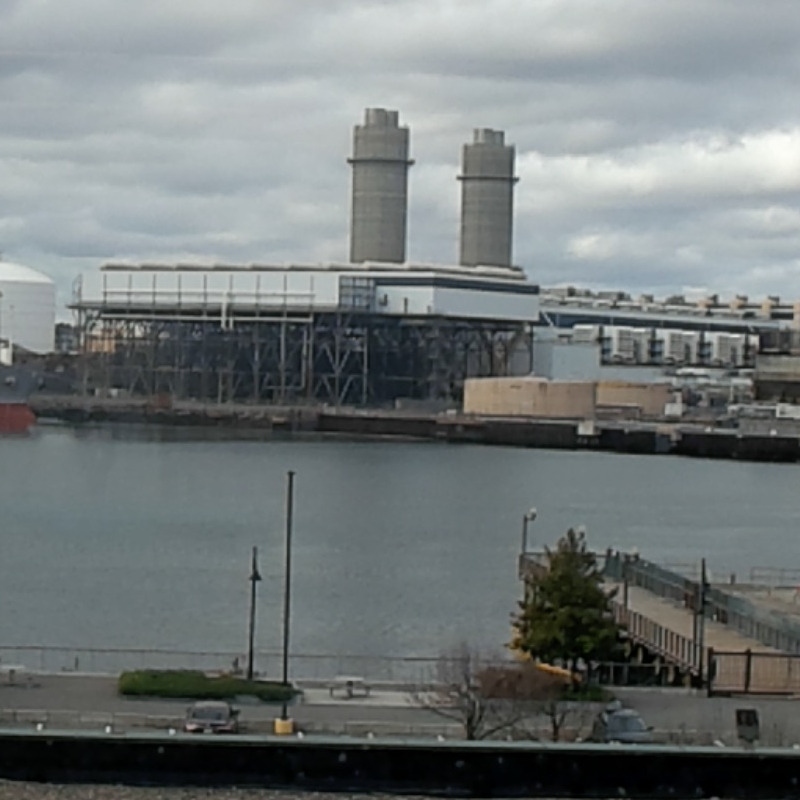
#> input picture images/outside_2/CIL038 Outside 2.jpg, 800 x 800 px
$ python blur_detection.py --folder images/outside_2   (older library calls are emulated)
#> lines starting #> are read from the running program, lines starting #| are printed output that depends on the picture; long printed decimals are rounded
#!/usr/bin/env python3
"""
blur_detection.py

Scans a folder of images, computes four blur/sharpness metrics for each image,
computes z-scores for each metric, forms an equal-weight combined score, and
outputs a CSV table with: filename, raw metrics, z-values, combined score.

Usage:
    python blur_detection.py --folder /images --out results.csv --resize_max 1200 --center_crop 0.5

Requirements:
    pip install numpy opencv-python pandas tqdm pillow
"""
import os
import argparse
from glob import glob

import numpy as np
import cv2
import pandas as pd
from PIL import Image, ExifTags  # only used if you want to extend later
from tqdm import tqdm

IMAGE_EXTS = ('.jpg', '.jpeg', '.png', '.tif', '.tiff', '.bmp', '.webp')

# -------------------------
# Metric implementations
# -------------------------
def variance_of_laplacian(gray):
    lap = cv2.Laplacian(gray, cv2.CV_64F)
    return float(np.var(lap))

def tenengrad(gray, ksize=3):
    gx = cv2.Sobel(gray, cv2.CV_64F, 1, 0, ksize=ksize)
    gy = cv2.Sobel(gray, cv2.CV_64F, 0, 1, ksize=ksize)
    fm = gx**2 + gy**2
    return float(np.mean(fm))

def brenner(gray):
    h, w = gray.shape[:2]
    if w < 3:
        return 0.0
    diff = gray[:, 2:].astype(np.float64) - gray[:, :-2].astype(np.float64)
    return float((diff**2).sum() / max(diff.size, 1))

def fft_high_freq_energy(gray, keep_low_pct=0.05):
    # ratio of energy outside a central low-frequency rectangle
    f = np.fft.fft2(gray.astype(float))
    fshift = np.fft.fftshift(f)
    mag = np.abs(fshift)
    h, w = gray.shape
    cy, cx = h // 2, w // 2
    ly, lx = int(round(h * keep_low_pct / 2)), int(round(w * keep_low_pct / 2))
    ly = max(1, ly)
    lx = max(1, lx)
    low = mag[cy-ly:cy+ly+1, cx-lx:cx+lx+1].sum()
    total = mag.sum()
    if total == 0:
        return 0.0
    return float((total - low) / total)

# -------------------------
# Helpers
# -------------------------
def find_images(folder):
    paths = sorted(glob(os.path.join(folder, "*.*")))
    return [p for p in paths if p.lower().endswith(IMAGE_EXTS)]

def load_and_prep(path, resize_max=None, center_frac=None):
    img = cv2.imread(path, cv2.IMREAD_COLOR)
    if img is None:
        raise RuntimeError(f"Can't read image: {path}")
    # resize (preserve aspect) if requested
    if resize_max and resize_max > 0:
        h, w = img.shape[:2]
        scale = float(resize_max) / max(h, w)
        if scale < 1.0:
            img = cv2.resize(img, (int(round(w*scale)), int(round(h*scale))), interpolation=cv2.INTER_AREA)
    # center crop if requested
    if center_frac and (0 < center_frac < 1.0):
        h, w = img.shape[:2]
        new_h = int(round(h * center_frac))
        new_w = int(round(w * center_frac))
        y0 = (h - new_h) // 2
        x0 = (w - new_w) // 2
        img = img[y0:y0+new_h, x0:x0+new_w]
    gray = cv2.cvtColor(img, cv2.COLOR_BGR2GRAY)
    return gray

def zscores_list(values):
    arr = np.array(values, dtype=float)
    mu = arr.mean()
    sigma = arr.std(ddof=0)
    if sigma == 0:
        return [0.0] * len(arr)
    return ((arr - mu) / sigma).tolist()

# -------------------------
# Main processing
# -------------------------
def process_folder(folder, resize_max=None, center_frac=None, keep_low_pct=0.05, show_progress=True):
    image_paths = find_images(folder)
    if not image_paths:
        raise RuntimeError(f"No images found in {folder}")

    records = []
    iterator = tqdm(image_paths, desc="Processing images") if show_progress else image_paths
    for p in iterator:
        try:
            gray = load_and_prep(p, resize_max=resize_max, center_frac=center_frac)
#> in load_and_prep, img is the input picture: shape (800, 800, 3); mean B, G, R 121, 120.8, 114.6
            lap = variance_of_laplacian(gray)
#> in variance_of_laplacian, `lap = cv2.Laplacian(gray, cv2.CV_64F)`:
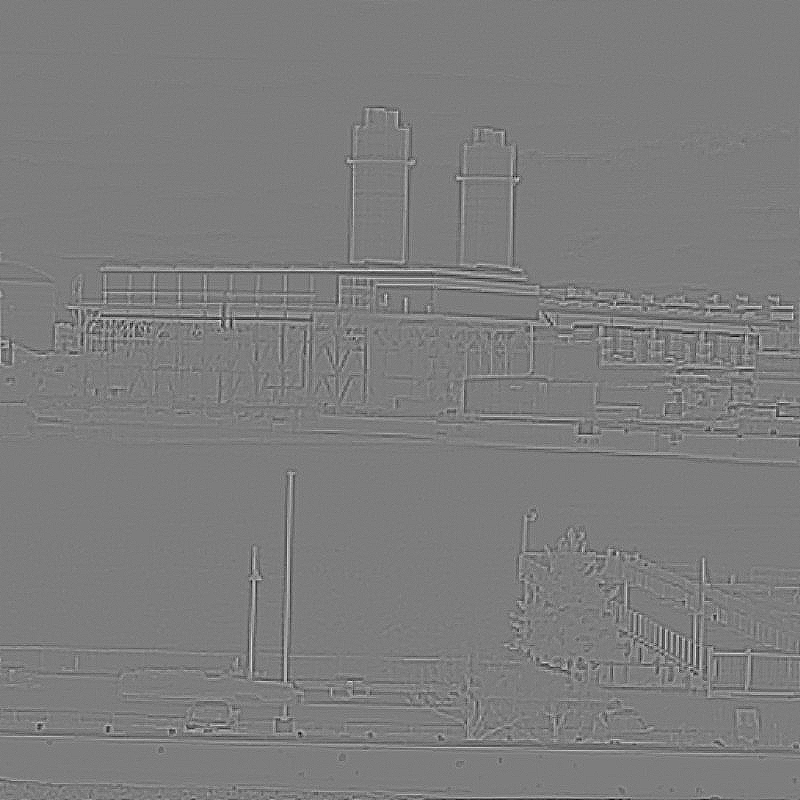
#> lap: shape (800, 800) float64; min -82, max 85, mean 0; drawn with min black and max white
#> in process_folder, `lap = variance_of_laplacian(gray)`: lap = 52.53
            ten = tenengrad(gray)
#> in tenengrad, `gx = cv2.Sobel(gray, cv2.CV_64F, 1, 0, ksize=ksize)`:
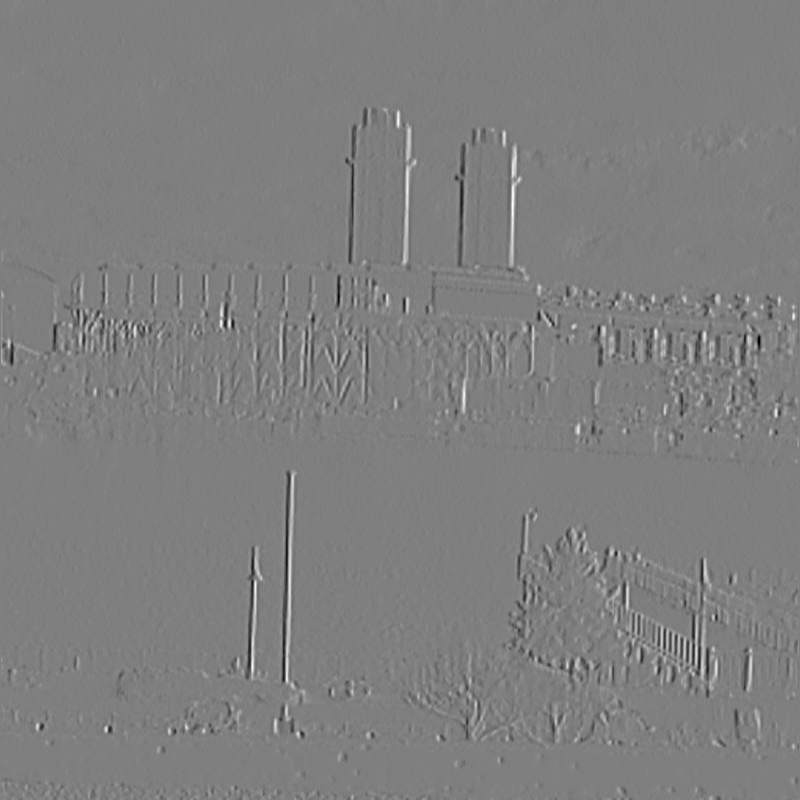
#> gx: shape (800, 800) float64; min -418, max 419, mean 0; drawn with min black and max white
#> in tenengrad, `gy = cv2.Sobel(gray, cv2.CV_64F, 0, 1, ksize=ksize)`:
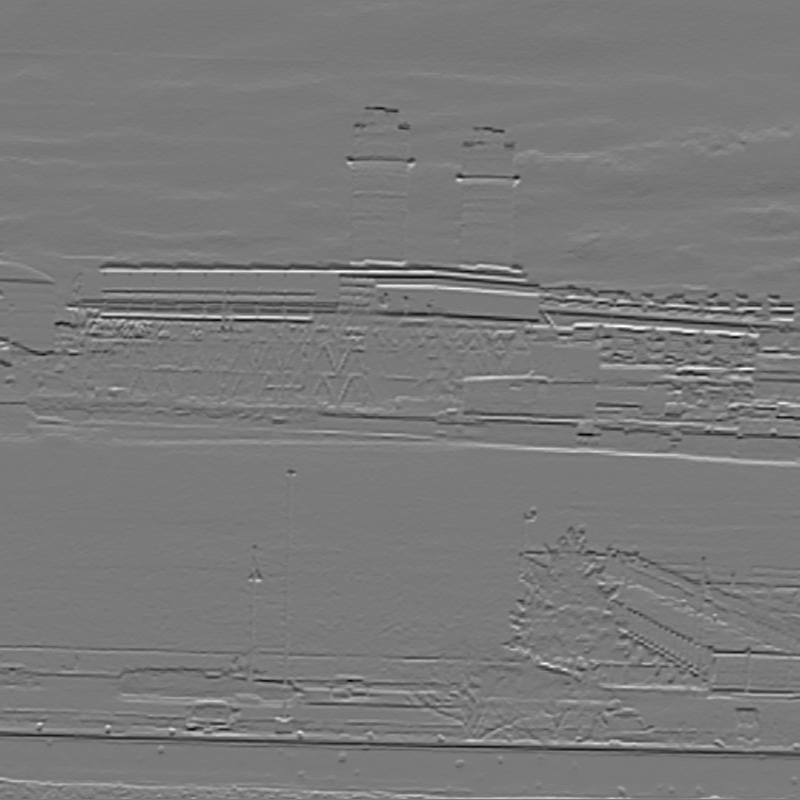
#> gy: shape (800, 800) float64; min -436, max 473, mean -1.3; drawn with min black and max white
#> in tenengrad, `fm = gx**2 + gy**2`:
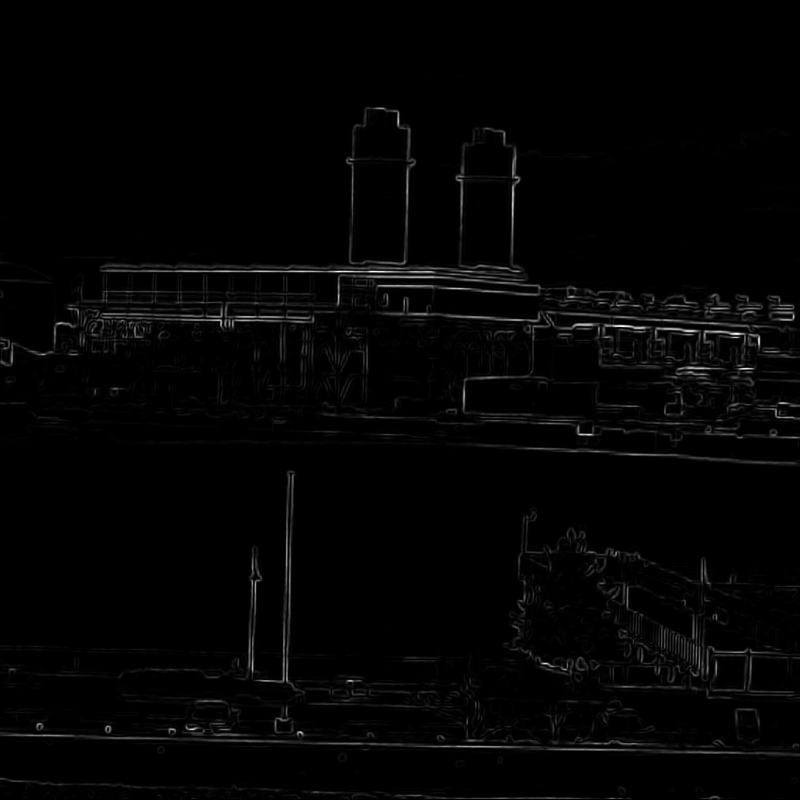
#> fm: shape (800, 800) float64; min 0, max 224258, mean 3621.5; drawn with min black and max white
#> in process_folder, `ten = tenengrad(gray)`: ten = 3621.5
            brn = brenner(gray)
#> in process_folder, `brn = brenner(gray)`: brn = 72.78
            fft = fft_high_freq_energy(gray, keep_low_pct=keep_low_pct)
#> in fft_high_freq_energy, `low = mag[cy-ly:cy+ly+1, cx-lx:cx+lx+1].sum()`: low = 559564695.3
#> in fft_high_freq_energy, `total = mag.sum()`: total = 2.65e+09
#> in process_folder, `fft = fft_high_freq_energy(gray, keep_low_pct=keep_low_pct)`: fft = 0.789
            records.append({
                "filename": os.path.basename(p),
                "path": p,
                "lap_var": lap,
                "tenengrad": ten,
                "brenner": brn,
                "fft_hf": fft
            })
        except Exception as e:
            print(f"ERROR processing {p}: {e}")
#> pass 2 of the loop in process_folder, `for p in iterator:`:
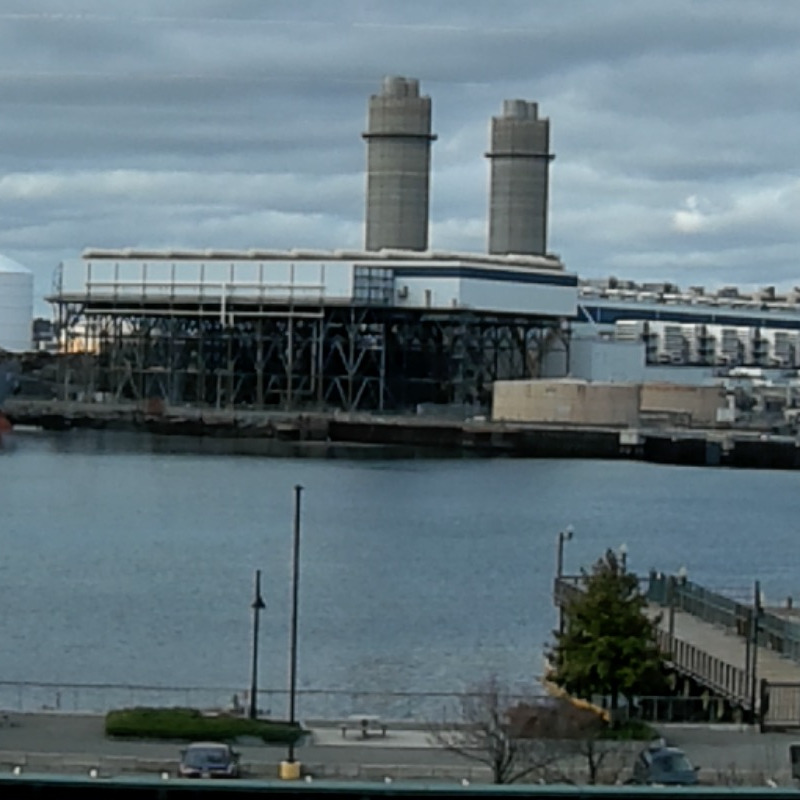
#> input picture images/outside_2/CIL343 Outside 2.jpg, 800 x 800 px
#> in load_and_prep, img is the input picture: shape (800, 800, 3); mean B, G, R 119.8, 112.7, 95.9
#> in variance_of_laplacian (call 2), `lap = cv2.Laplacian(gray, cv2.CV_64F)`:
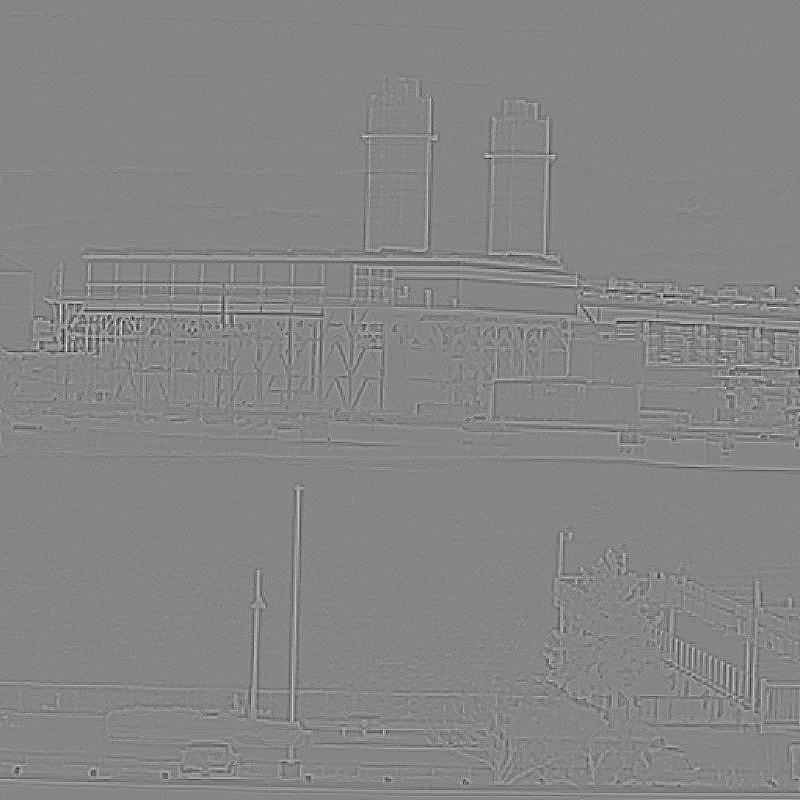
#> lap: shape (800, 800) float64; min -112, max 102, mean 0; drawn with min black and max white
#> in process_folder, `lap = variance_of_laplacian(gray)`: lap = 61.83
#> in tenengrad (call 2), `fm = gx**2 + gy**2`:
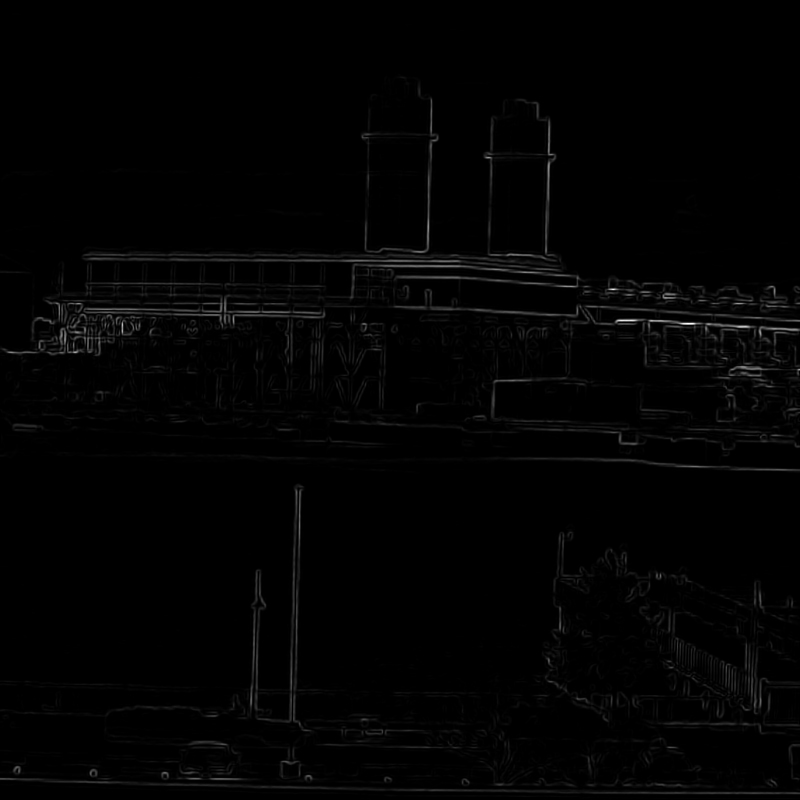
#> fm: shape (800, 800) float64; min 0, max 372100, mean 4423.3; drawn with min black and max white
#> ten = 4423.3
#> brn = 97.31
#> fft = 0.81

    df = pd.DataFrame.from_records(records)
    if df.empty:
        raise RuntimeError("No successful metric computations.")

    # compute z-scores per metric
    df['z_lap'] = zscores_list(df['lap_var'].values)
    df['z_ten'] = zscores_list(df['tenengrad'].values)
    df['z_brenner'] = zscores_list(df['brenner'].values)
    df['z_fft'] = zscores_list(df['fft_hf'].values)

    # combined score = equal-weighted sum of z-scores (higher = sharper)
    df['score'] = 0.25 * (df['z_lap'] + df['z_ten'] + df['z_brenner'] + df['z_fft'])

    # sort descending by score
    df_sorted = df.sort_values(by='score', ascending=False).reset_index(drop=True)
    return df_sorted

# -------------------------
# CLI
# -------------------------
def main():
    parser = argparse.ArgumentParser(description="Compute z-scores and combined sharpness score for images in a folder.")
    parser.add_argument("--folder", required=True, help="Folder containing images.")
    parser.add_argument("--out", default="sharpness_table.csv", help="Output CSV path.")
    parser.add_argument("--resize_max", type=int, default=1200, help="Resize longest side to this px (0 to disable).")
    parser.add_argument("--center_crop", type=float, default=None, help="If set (0-1), compute metrics on center crop fraction.")
    parser.add_argument("--keep_low_pct", type=float, default=0.05, help="FFT low-frequency fraction to keep (default 0.05).")
    parser.add_argument("--no-progress", action="store_true", help="Disable progress bar.")
    args = parser.parse_args()

    resize = args.resize_max if args.resize_max and args.resize_max > 0 else None
    show_progress = not args.no_progress

    df = process_folder(args.folder, resize_max=resize, center_frac=args.center_crop, keep_low_pct=args.keep_low_pct, show_progress=show_progress)
#> in process_folder, `df = pd.DataFrame.from_records(records)`: df = table of 2 rows and 6 columns
#> in zscores_list, `arr = np.array(values, dtype=float)`: arr = [52.53, 61.83]
#> in zscores_list, `mu = arr.mean()`: mu = 57.18
#> in zscores_list, `sigma = arr.std(ddof=0)`: sigma = 4.65
#> in process_folder, `df_sorted = df.sort_values(by='score', ascending=False).reset_index(dr..`: df_sorted = table of 2 rows and 11 columns
#> df = table of 2 rows and 11 columns

    # Keep only useful columns for the CSV (you can include more if desired)
    out_cols = ['filename', 'path', 'lap_var', 'tenengrad', 'brenner', 'fft_hf',
                'z_lap', 'z_ten', 'z_brenner', 'z_fft', 'score']
    df.to_csv(args.out, index=False, columns=out_cols)
    print(f"Saved results to {args.out}")
    print(df[out_cols].to_string(index=False))
#|             filename                                  path   lap_var   tenengrad   brenner   fft_hf  z_lap  z_ten  z_brenner  z_fft  score
#| CIL343 Outside 2.jpg images/outside_2/CIL343 Outside 2.jpg 61.826 4423.315 97.311 0.8098    1.0    1.0        1.0    1.0    1.0
#| CIL038 Outside 2.jpg images/outside_2/CIL038 Outside 2.jpg 52.533 3621.524 72.781 0.7887   -1.0   -1.0       -1.0   -1.0   -1.0

if __name__ == "__main__":
    main()
